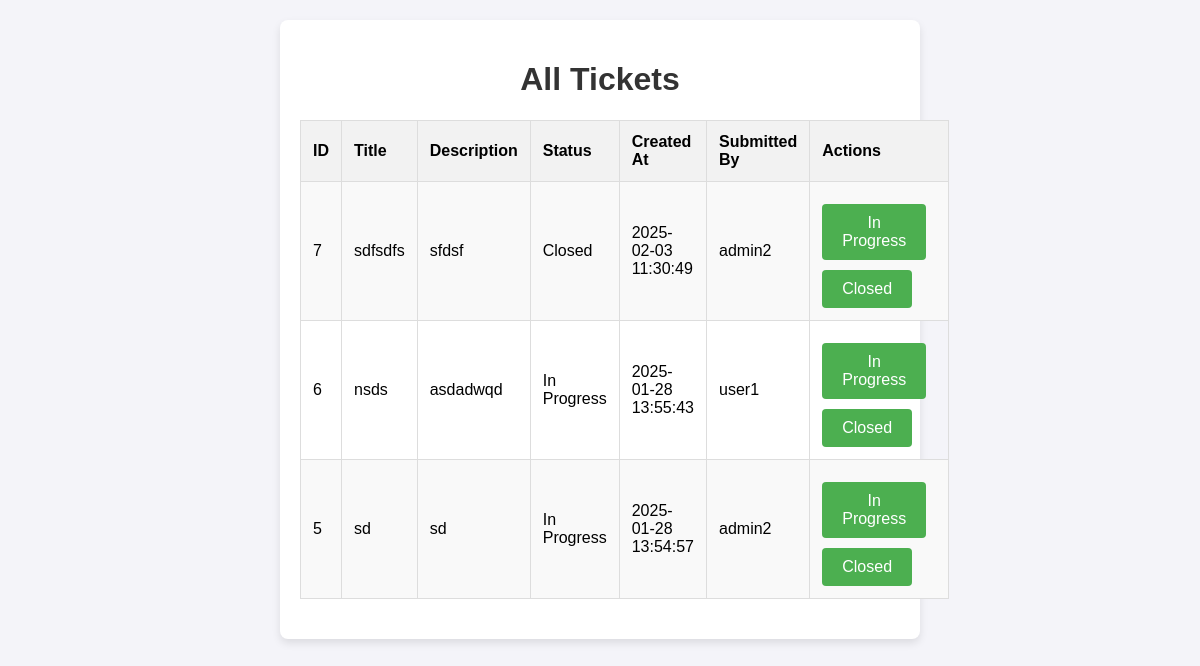
Page /view_tickets.php (signed in) on the committed database.
### tables this page shows
CREATE TABLE `tickets` (
  `id` int(11) NOT NULL,
  `title` varchar(255) NOT NULL,
  `description` text NOT NULL,
  `status` enum('Open','In Progress','Closed') DEFAULT 'Open',
  `created_at` timestamp NOT NULL DEFAULT current_timestamp(),
  `user_id` int(11) NOT NULL
);

CREATE TABLE `users` (
  `id` int(11) NOT NULL,
  `username` varchar(255) NOT NULL,
  `password` varchar(255) NOT NULL,
  `role` enum('user','admin') DEFAULT 'user',
  `created_at` timestamp NOT NULL DEFAULT current_timestamp()
);

### view_tickets.php (the view, shortened to what this page needs)
<?php
$conn = new mysqli('localhost', 'root', '', 'ticket_system');
$sql = "SELECT tickets.*, users.username FROM tickets
        JOIN users ON tickets.user_id = users.id
        ORDER BY tickets.created_at DESC";
$result = $conn->query($sql);
?>
<!DOCTYPE html>
<html lang="en">
<head>
    <link rel="stylesheet" href="style.css">
</head>
<body>
    <div class="container">
        <h1>All Tickets</h1>
        <table>
            <tr>
                <th>ID</th>
                <th>Title</th>
                <th>Description</th>
                <th>Status</th>
                <th>Created At</th>
                <th>Submitted By</th>
                <th>Actions</th>
            </tr>
            <?php
            if ($result->num_rows > 0) {
                while ($row = $result->fetch_assoc()) {
                    echo "<tr>
                            <td>" . $row['id'] . "</td>
                            <td>" . $row['title'] . "</td>
                            <td>" . $row['description'] . "</td>
                            <td>" . $row['status'] . "</td>
                            <td>" . $row['created_at'] . "</td>
                            <td>" . $row['username'] . "</td>
                            <td class='actions'>
                                <a href='update_ticket.php?id=" . $row['id'] . "&status=In Progress' class='button'>In Progress</a>
                                <a href='update_ticket.php?id=" . $row['id'] . "&status=closed' class='button'>Closed</a>
                            </td>
                        </tr>";
                }
            } else {
                echo "<tr><td colspan='7'>No tickets found.</td></tr>";
            }
            ?>
        </table>
    </div>
</body>
</html>

### style.css (style rules this page uses)
body { font-family: Arial, sans-serif; background-color: #f4f4f9; margin: 0; padding: 0; }
.container { width: 100%; max-width: 600px; margin: 20px auto; padding: 20px; background-color: #fff; border-radius: 8px; box-shadow: 0 4px 8px rgba(0, 0, 0, 0.1); }
h1 { text-align: center; color: #333; }
.button { display: inline-block; padding: 10px 20px; font-size: 16px; margin-top: 10px; background-color: #4CAF50; color: white; text-decoration: none; border-radius: 4px; text-align: center; }
a { text-align: center; display: block; margin-top: 20px; color: #333; text-decoration: none; }

### view_tickets.php (style rules this page uses)
table { width: 100%; border-collapse: collapse; margin: 20px 0; }
table, th, td { border: 1px solid #ddd; }
th, td { padding: 12px; text-align: left; }
th { background-color: #f2f2f2; }
tr:nth-child(even) { background-color: #f9f9f9; }
.actions a { margin-right: 10px; }

### rows in the picture
tickets: id "7", title "sdfsdfs", description "sfdsf", status "Closed", created_at "2025-02-03 11:30:49", user.username "admin2"
tickets: id "6", title "nsds", description "asdadwqd", status "In Progress", created_at "2025-01-28 13:55:43", user.username "user1"
tickets: id "5", title "sd", description "sd", status "In Progress", created_at "2025-01-28 13:54:57", user.username "admin2"
